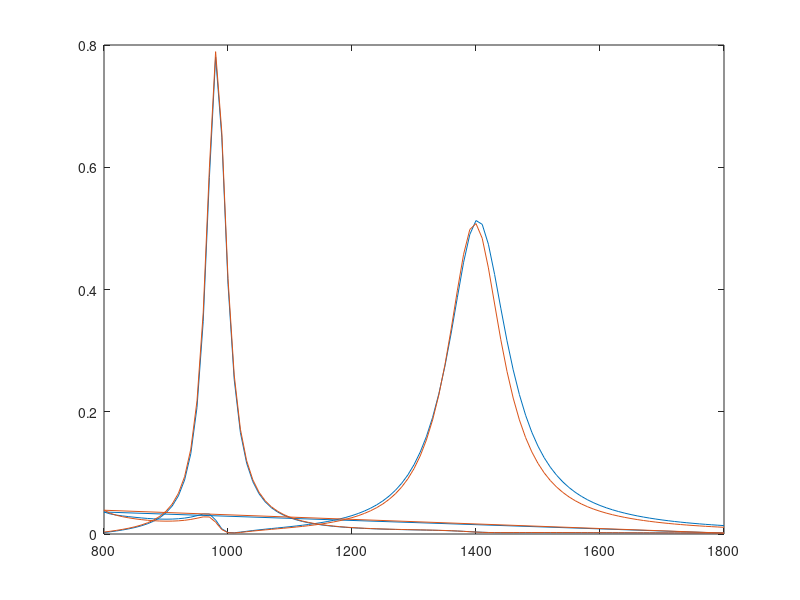

This chart was generated by the following MATLAB code:
close all;
clc;
clear all;
x=[% Model:              47.mph
% Version:            COMSOL 6.3.0.290
% Date:               Feb 6 2026, 15:05
% Dimension:          1
% Nodes:              202
% Expressions:        1
% Description:        Global
% Operating waveglength (nm) , 
800                          0.0023278158536847336
810                          0.003610823890374962
820                          0.005015261266440191
830                          0.006605316687877552
839.9999999999999            0.008449618583145498
849.9999999999999            0.010642681627879706
859.9999999999999            0.0133194876559507
869.9999999999999            0.016676642578624237
879.9999999999999            0.021006450751503578
890                          0.02675371348782216
900                          0.03462479114364186
910                          0.04581823914141382
920                          0.06243070227548467
930                          0.08836156701427042
940                          0.13131342210443964
949.9999999999999            0.2072016361615258
960                          0.34736335848595046
969.9999999999999            0.5834506182627511
980                          0.7801795022127659
989.9999999999999            0.6492480112728601
1000                         0.40867716304004814
1010                         0.2527017871908041
1019.9999999999999           0.16591395665022218
1030                         0.11609822831977694
1039.9999999999998           0.08566930406557957
1050                         0.06594957230247893
1060                         0.05251309201780556
1070                         0.04297057594165429
1080                         0.03595743539070172
1090                         0.03065269575549628
1100                         0.02650858844299512
1110                         0.023199636048232896
1120                         0.020519859988078523
1129.9999999999998           0.018323101777667005
1140                         0.01650346888551898
1149.9999999999998           0.014982804650633385
1160                         0.013702462712327059
1169.9999999999998           0.012617785892078537
1180                         0.011694324079319167
1190                         0.010905194463970414
1200                         0.010229206944585456
1210                         0.009649511114015871
1220                         0.009152078952523898
1230                         0.008720400636488858
1239.9999999999998           0.008342476399141402
1250                         0.008009262908228018
1259.9999999999998           0.00771312819894226
1270                         0.007447423087688315
1279.9999999999998           0.007206098174561654
1290                         0.006983325035062396
1300                         0.0067730800358624475
1310                         0.006568648112410272
1320                         0.006362010699856624
1330                         0.006143119922524542
1340                         0.005899184484033996
1349.9999999999998           0.005614407659012784
1360                         0.005271256152990926
1369.9999999999998           0.004855194337588528
1380                         0.004364724905779437
1389.9999999999998           0.0038245456332069512
1400                         0.0032904753555650416
1409.9999999999998           0.002832241811324104
1420                         0.0024986834762723196
1430                         0.002296133556274812
1440                         0.0021976821612600516
1450                         0.002166050735230843
1459.9999999999998           0.0021695499070645695
1470                         0.002186895676264716
1479.9999999999998           0.002205856294810082
1490                         0.002220334402554405
1499.9999999999998           0.0022278736471203616
1510                         0.002227989764737888
1519.9999999999998           0.0022211752197505473
1530                         0.0022083449180656084
1540                         0.002190543469597526
1550                         0.0021687993561191406
1560                         0.0021440586966498076
1569.9999999999998           0.002117160788964601
1580                         0.0020888347269462323
1589.9999999999998           0.002059705987124421
1600                         0.0020303071481591528
1609.9999999999998           0.0020010897651736304
1620                         0.00197175595532711
1629.9999999999998           0.0019418966523956423
1640                         0.0019117157277937146
1650                         0.0018813852710984971
1660                         0.0018510504321037492
1670                         0.0018208334983569967
1679.9999999999998           0.0017908373203385623
1690                         0.0017611481903498903
1699.9999999999998           0.0017318382637279432
1710                         0.0017029676005347531
1719.9999999999998           0.0016745858916618285
1730                         0.0016467339228083883
1739.9999999999998           0.0016194448203314994
1750                         0.0015927451151594675
1759.9999999999998           0.0015666556544726012
1770                         0.0015411923855798368
1780                         0.0015163670320647521
1789.9999999999998           0.0014921876787903964
1800                         0.0014686592794514704
800                          0.035973259600895535
810                          0.03286633514471006
820                          0.030967646003626063
830                          0.029588685414156407
839.9999999999999            0.02840218303952873
849.9999999999999            0.02731810682812348
859.9999999999999            0.026334653262059873
869.9999999999999            0.025487365318014953
879.9999999999999            0.024824548071872916
890                          0.024397737467263474
900                          0.0242531812566864
910                          0.024427205495675685
920                          0.024983873583437538
930                          0.02601924037514354
940                          0.027663169349554907
949.9999999999999            0.030011419423105635
960                          0.032669423856352506
969.9999999999999            0.03273988963699154
980                          0.02298404509581623
989.9999999999999            0.008446326611328202
1000                         0.0024761338751737106
1010                         0.0020398838267436615
1019.9999999999999           0.0031119680302176757
1030                         0.004417046048604542
1039.9999999999998           0.005661533876435531
1050                         0.006807845198254117
1060                         0.00787856283032013
1070                         0.008906456481106273
1080                         0.009922606945862554
1090                         0.010954408791844518
1100                         0.012020330669729273
1110                         0.013139198203866772
1120                         0.014332899578333974
1129.9999999999998           0.015624675565335776
1140                         0.017039976137835894
1149.9999999999998           0.018607434824398895
1160                         0.020360000207787686
1169.9999999999998           0.02233628608786478
1180                         0.02458222203334431
1190                         0.027153110084322262
1200                         0.030116224898719776
1210                         0.03355413691629297
1220                         0.037567564210176665
1230                         0.04226730159517092
1239.9999999999998           0.04779897174443198
1250                         0.054349271368194355
1259.9999999999998           0.06215470451941054
1270                         0.07151643591648066
1279.9999999999998           0.08281926646600349
1290                         0.09655504328354717
1300                         0.11334951944592245
1310                         0.13398829060280334
1320                         0.1594295364715026
1330                         0.19077440833943957
1340                         0.2291333863839411
1349.9999999999998           0.27527485144613073
1360                         0.3288919583391898
1369.9999999999998           0.38738380911724546
1380                         0.4444786722523271
1389.9999999999998           0.4900171186639095
1400                         0.5128430048121002
1409.9999999999998           0.5066162593894894
1420                         0.47400715916571423
1430                         0.42468645856892523
1440                         0.36946706249019395
1450                         0.3161138315154927
1459.9999999999998           0.26857697563153093
1470                         0.22806550428801567
1479.9999999999998           0.1943239964407252
1490                         0.16650286101452746
1499.9999999999998           0.1436196014388451
1510                         0.12476064324742553
1519.9999999999998           0.10914878262479887
1530                         0.09615022304750846
1540                         0.08525857895004335
1550                         0.07607282996613857
1560                         0.06827612356711284
1569.9999999999998           0.06161772137909736
1580                         0.05589844626222267
1589.9999999999998           0.05095926727027455
1600                         0.046672464688748125
1609.9999999999998           0.04293483016172379
1620                         0.03964433916204974
1629.9999999999998           0.03671819915968497
1640                         0.034104933139898125
1650                         0.0317617726123291
1660                         0.02965297513523965
1670                         0.027748501223163583
1679.9999999999998           0.02602296772870844
1690                         0.024454815090097122
1699.9999999999998           0.023025640874316265
1710                         0.021719663390407488
1719.9999999999998           0.020523287593181425
1730                         0.019424751884820773
1739.9999999999998           0.018413839245507803
1750                         0.017481639791658725
1759.9999999999998           0.016620354661796195
1770                         0.015823133281501277
1780                         0.015083937719524343
1789.9999999999998           0.014397429135657594
1800                         0.0137588723259336
];
y=[% Model:              47 recon.mph
% Version:            COMSOL 6.3.0.290
% Date:               Feb 6 2026, 15:05
% Dimension:          1
% Nodes:              202
% Expressions:        1
% Description:        Global
% Operating waveglength (nm) , 
800                          0.0031447720261753775
810                          0.004461825803625311
820                          0.005922655990967248
830                          0.007589983372049888
839.9999999999999            0.00953250208476713
849.9999999999999            0.011848258937589382
859.9999999999999            0.014678809715569736
869.9999999999999            0.018231305697689992
879.9999999999999            0.022814157951360763
890                          0.02889652604340148
900                          0.03722205115098282
910                          0.04904887557923733
920                          0.06657206440110437
930                          0.0938561527107555
940                          0.13887274407741793
949.9999999999999            0.21788162802068745
960                          0.36201787454273837
969.9999999999999            0.599182036189459
980                          0.789111526239473
989.9999999999999            0.6573972334757523
1000                         0.4178315102775173
1010                         0.2601621594281891
1019.9999999999999           0.17145266723407485
1030                         0.12019809301649556
1039.9999999999998           0.08876933479443057
1050                         0.06835444237607481
1060                         0.054424573570537926
1070                         0.04452302736808554
1080                         0.03724217483946115
1090                         0.03173325051334284
1100                         0.027428986184875312
1110                         0.02399203242790859
1120                         0.021208713642381714
1129.9999999999998           0.018927294914125026
1140                         0.017037783131603198
1149.9999999999998           0.015458963817785507
1160                         0.014129880990097243
1169.9999999999998           0.01300411293372079
1180                         0.012045848120911105
1190                         0.011227144921300966
1200                         0.010525984984025752
1210                         0.009924868060504459
1220                         0.009409240493457717
1230                         0.008962024982296644
1239.9999999999998           0.008570823988844529
1250                         0.008226311280796091
1259.9999999999998           0.00792063209036072
1270                         0.007646950681467532
1279.9999999999998           0.007399037178415203
1290                         0.007170843510224063
1300                         0.006956012793517597
1310                         0.006747257178636351
1320                         0.006535536792766737
1330                         0.006309010946278076
1340                         0.006051905179579774
1349.9999999999998           0.005743952463273259
1360                         0.005362230856112244
1369.9999999999998           0.0048888860256074695
1380                         0.0043277964387797565
1389.9999999999998           0.0037240437804754493
1400                         0.0031625356595567774
1409.9999999999998           0.0027278909174244872
1420                         0.002455061894657399
1430                         0.002321954233817112
1440                         0.002280722338170613
1450                         0.0022871927767330043
1459.9999999999998           0.0023116328204386607
1470                         0.0023375179139757144
1479.9999999999998           0.0023570773496190737
1490                         0.002367493670864827
1499.9999999999998           0.0023684691369511212
1510                         0.002360855452047786
1519.9999999999998           0.0023459383318514175
1530                         0.0023250863281009705
1540                         0.0022995913444058716
1550                         0.0022706061569318045
1560                         0.002239129079537522
1569.9999999999998           0.002206010195969816
1580                         0.0021719663429953886
1589.9999999999998           0.002137598618006575
1600                         0.0021034095405927395
1609.9999999999998           0.0020698186785454015
1620                         0.002036458492133146
1629.9999999999998           0.002002855859791064
1640                         0.0019691922166309873
1650                         0.001935618918311089
1660                         0.0019022620955466507
1670                         0.0018692266637428847
1679.9999999999998           0.001836599640025779
1690                         0.0018044528973549107
1699.9999999999998           0.0017728454578993752
1710                         0.001741825411367953
1719.9999999999998           0.0017114315260566182
1730                         0.001681694607709504
1739.9999999999998           0.0016526386505993028
1750                         0.0016242818166641996
1759.9999999999998           0.0015966372717388486
1770                         0.0015697139024411914
1780                         0.0015435169329134715
1789.9999999999998           0.0015180484571202624
1800                         0.0014933078996067996
800                          0.03891200877820965
810                          0.0338878132790613
820                          0.030636608157615732
830                          0.028279277259703983
839.9999999999999            0.026399051968970157
849.9999999999999            0.024843530782950617
859.9999999999999            0.023554472517521404
869.9999999999999            0.022517199804937323
879.9999999999999            0.02173735229405003
890                          0.02123166867026534
900                          0.021018681134260368
910                          0.0211131307798248
920                          0.02155940019836426
930                          0.022431303248217824
940                          0.023829713298249657
949.9999999999999            0.025815249714536515
960                          0.02799718966089131
969.9999999999999            0.027834161800004954
980                          0.019426747953756686
989.9999999999999            0.007242404230334684
1000                         0.0021457858960529006
1010                         0.0017154613805859169
1019.9999999999999           0.0026071971383122925
1030                         0.0037229390527690445
1039.9999999999998           0.0047996059162347835
1050                         0.005798943402042942
1060                         0.006737652289205355
1070                         0.007642812238317114
1080                         0.00854086414376765
1090                         0.009455529017208043
1100                         0.010403140586948944
1110                         0.011400490747128336
1120                         0.01246723007411536
1129.9999999999998           0.013624451946577245
1140                         0.014895484513349214
1149.9999999999998           0.016306812887034918
1160                         0.01788917171717904
1169.9999999999998           0.019678871881097626
1180                         0.021719448026974297
1190                         0.02406374202449385
1200                         0.026776575380625046
1210                         0.029938215845752705
1220                         0.033647640226045626
1230                         0.038016301739116166
1239.9999999999998           0.043191565902446584
1250                         0.04936450969636672
1259.9999999999998           0.056780881419594746
1270                         0.06575899668939489
1279.9999999999998           0.07671347114421631
1290                         0.09018591913531193
1300                         0.10688257043665782
1310                         0.1277149365283994
1320                         0.15382949300313423
1330                         0.186588169506598
1340                         0.22741005002810286
1349.9999999999998           0.27729378945442607
1360                         0.33574152741639546
1369.9999999999998           0.39891046878889774
1380                         0.457679608222386
1389.9999999999998           0.49820064456286683
1400                         0.5078627551504432
1409.9999999999998           0.4838671712165642
1420                         0.4353411888290128
1430                         0.37629970248265987
1440                         0.31790333254137426
1450                         0.2659899831091419
1459.9999999999998           0.2223439961141361
1470                         0.186633998578989
1479.9999999999998           0.15773409310172637
1490                         0.134385087962177
1499.9999999999998           0.11545657771837647
1510                         0.10001807637935203
1519.9999999999998           0.08733309721977575
1530                         0.07682867132832295
1540                         0.06806164514406059
1550                         0.06068913079517173
1560                         0.05444477929378261
1569.9999999999998           0.04912047671896295
1580                         0.044552483674108044
1589.9999999999998           0.0406110176945373
1600                         0.03719243357247084
1609.9999999999998           0.03421334025568173
1620                         0.03159141491249529
1629.9999999999998           0.02926003238398475
1640                         0.027178026336176934
1650                         0.025311242785486784
1660                         0.023631168744378612
1670                         0.022113859276501516
1679.9999999999998           0.020739092268378678
1690                         0.019489698186238982
1699.9999999999998           0.018351025156350845
1710                         0.017310509413716254
1719.9999999999998           0.016357328304892914
1730                         0.015482118376386772
1739.9999999999998           0.014676745083799111
1750                         0.013934113679335766
1759.9999999999998           0.013248013130738234
1770                         0.012612986678732683
1780                         0.012024223987908866
1789.9999999999998           0.011477470888295002
1800                         0.01096895351519272
];
figure
plot(x(:,1),x(:,2))
hold
plot(y(:,1),y(:,2))
